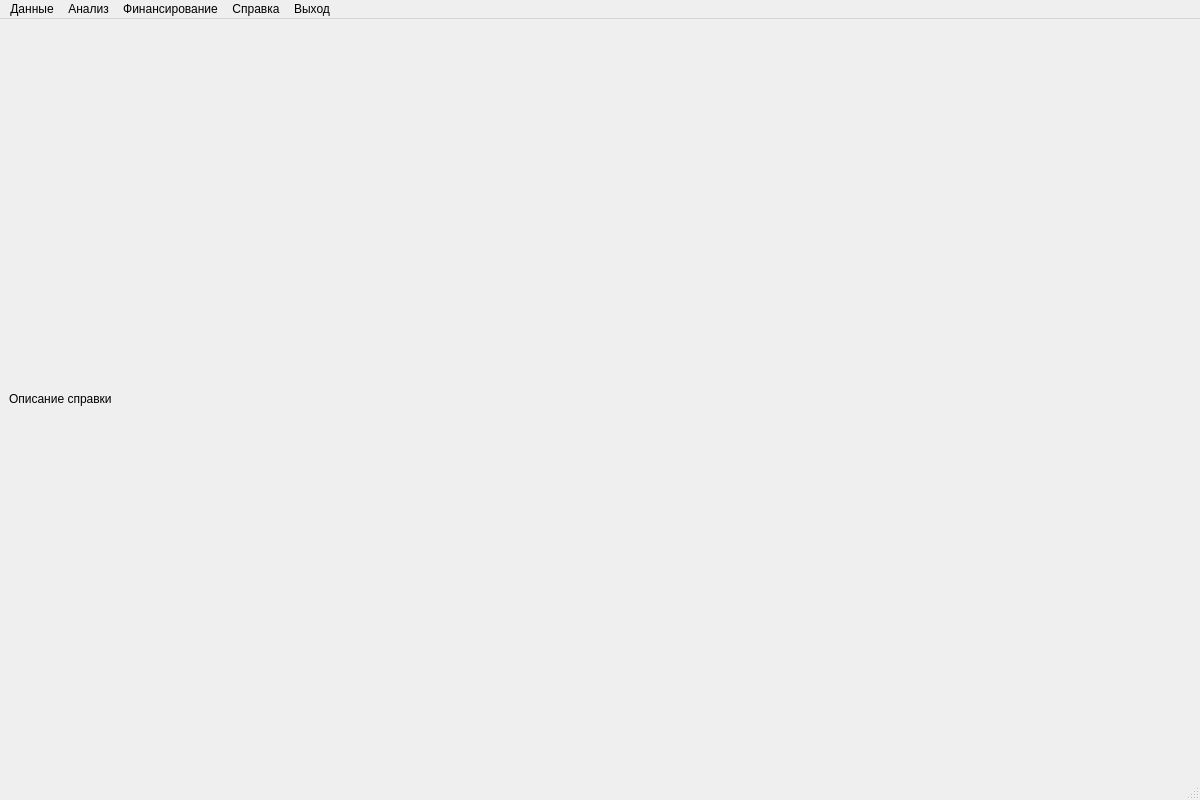
<?xml version="1.0" encoding="UTF-8"?>
<ui version="4.0">
 <class>HelpWindow</class>
 <widget class="QMainWindow" name="HelpWindow">
  <property name="geometry">
   <rect>
    <x>0</x>
    <y>0</y>
    <width>1200</width>
    <height>800</height>
   </rect>
  </property>
  <property name="mouseTracking">
   <bool>false</bool>
  </property>
  <property name="windowTitle">
   <string>Помощь</string>
  </property>
  <widget class="QWidget" name="centralwidget">
   <layout class="QGridLayout" name="gridLayout">
    <item row="0" column="0">
     <widget class="QLabel" name="label">
      <property name="text">
       <string>Описание справки</string>
      </property>
     </widget>
    </item>
   </layout>
  </widget>
  <widget class="QMenuBar" name="menubar">
   <property name="geometry">
    <rect>
     <x>0</x>
     <y>0</y>
     <width>1200</width>
     <height>21</height>
    </rect>
   </property>
   <widget class="QMenu" name="panel_data">
    <property name="title">
     <string>Данные</string>
    </property>
    <addaction name="panel_data_proj"/>
    <addaction name="panel_data_konk"/>
    <addaction name="panel_data_vuz"/>
   </widget>
   <widget class="QMenu" name="panel_analysis">
    <property name="title">
     <string>Анализ</string>
    </property>
   </widget>
   <widget class="QMenu" name="panel_finance">
    <property name="title">
     <string>Финансирование</string>
    </property>
   </widget>
   <widget class="QMenu" name="panel_help">
    <property name="mouseTracking">
     <bool>true</bool>
    </property>
    <property name="title">
     <string>Справка</string>
    </property>
    <addaction name="panel_help_view"/>
    <addaction name="separator"/>
    <addaction name="panel_help_prog"/>
   </widget>
   <widget class="QMenu" name="panel_exit">
    <property name="title">
     <string>Выход</string>
    </property>
    <addaction name="panel_exit_action"/>
   </widget>
   <addaction name="panel_data"/>
   <addaction name="panel_analysis"/>
   <addaction name="panel_finance"/>
   <addaction name="panel_help"/>
   <addaction name="panel_exit"/>
  </widget>
  <widget class="QStatusBar" name="statusbar"/>
  <action name="panel_data_proj">
   <property name="text">
    <string>Проекты</string>
   </property>
  </action>
  <action name="panel_data_konk">
   <property name="checkable">
    <bool>false</bool>
   </property>
   <property name="text">
    <string>Конкурсы</string>
   </property>
  </action>
  <action name="panel_data_vuz">
   <property name="text">
    <string>Вузы</string>
   </property>
  </action>
  <action name="panel_help_view">
   <property name="text">
    <string>Просмотреть справку</string>
   </property>
  </action>
  <action name="panel_help_prog">
   <property name="text">
    <string>О программе</string>
   </property>
  </action>
  <action name="panel_exit_action">
   <property name="text">
    <string>Выход</string>
   </property>
  </action>
 </widget>
 <resources/>
 <connections/>
</ui>
